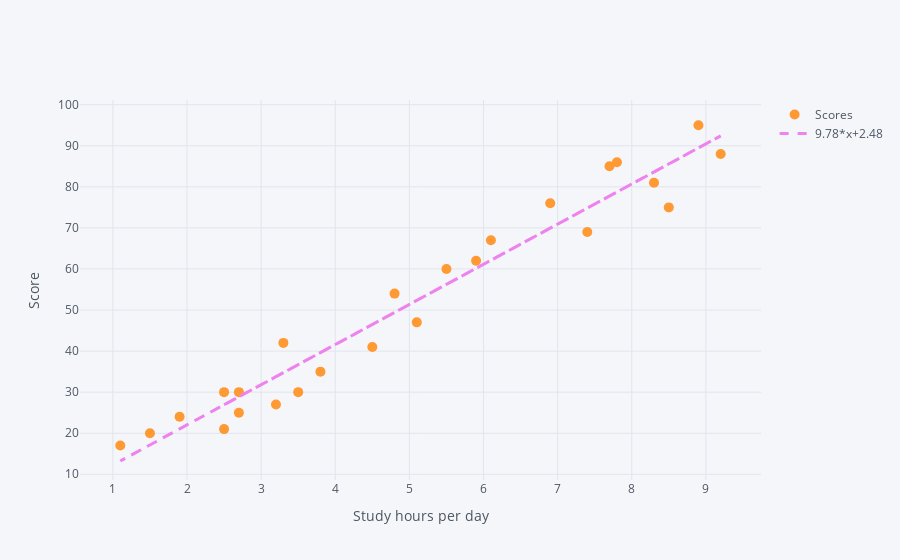

Notebook cell for this chart:
### Markdown cell above
### Creating a cufflinks scatter plot with line of best fit.

### Code cell
df.iplot(x='Hours', y='Scores', kind='scatter', mode='markers',size=10, xTitle='Study hours per day', yTitle='Score',
         bestfit=True, bestfit_colors=['violet'])
sns.set_style('darkgrid')

### Figure 1 — Plotly figure (JSON) as saved in the notebook; plotly's stock layout.template omitted (floating-point values rounded to 4 significant figures)
{"data": [{"line": {"color": "rgba(255, 153, 51, 1.0)", "dash": "solid", "shape": "linear", "width": 1.3}, "marker": {"size": 10, "symbol": "circle"}, "mode": "markers", "name": "Scores", "text": "", "type": "scatter", "x": [2.5, 5.1, 3.2, 8.5, 3.5, 1.5, 9.2, 5.5, 8.3, 2.7, 7.7, 5.9, 4.5, 3.3, 1.1, 8.9, 2.5, 1.9, 6.1, 7.4, 2.7, 4.8, 3.8, 6.9, 7.8], "y": [21, 47, 27, 75, 30, 20, 88, 60, 81, 25, 85, 62, 41, 42, 17, 95, 30, 24, 67, 69, 30, 54, 35, 76, 86]}, {"line": {"color": "rgba(238, 130, 238, 1.0)", "dash": "dash", "shape": "linear", "width": 3}, "mode": "lines", "name": "9.78*x+2.48", "type": "scatter", "x": [2.5, 5.1, 3.2, 8.5, 3.5, 1.5, 9.2, 5.5, 8.3, 2.7, 7.7, 5.9, 4.5, 3.3, 1.1, 8.9, 2.5, 1.9, 6.1, 7.4, 2.7, 4.8, 3.8, 6.9, 7.8], "y": [26.92, 52.34, 33.77, 85.58, 36.7, 17.15, 92.42, 56.25, 83.62, 28.88, 77.76, 60.16, 46.47, 34.74, 13.24, 89.49, 26.92, 21.06, 62.12, 74.82, 28.88, 49.41, 39.63, 69.94, 78.73]}], "layout": {"legend": {"bgcolor": "#F5F6F9", "font": {"color": "#4D5663"}}, "paper_bgcolor": "#F5F6F9", "plot_bgcolor": "#F5F6F9", "title": {"font": {"color": "#4D5663"}}, "xaxis": {"gridcolor": "#E1E5ED", "showgrid": true, "tickfont": {"color": "#4D5663"}, "title": {"font": {"color": "#4D5663"}, "text": "Study hours per day"}, "zerolinecolor": "#E1E5ED"}, "yaxis": {"gridcolor": "#E1E5ED", "showgrid": true, "tickfont": {"color": "#4D5663"}, "title": {"font": {"color": "#4D5663"}, "text": "Score"}, "zerolinecolor": "#E1E5ED"}}}
